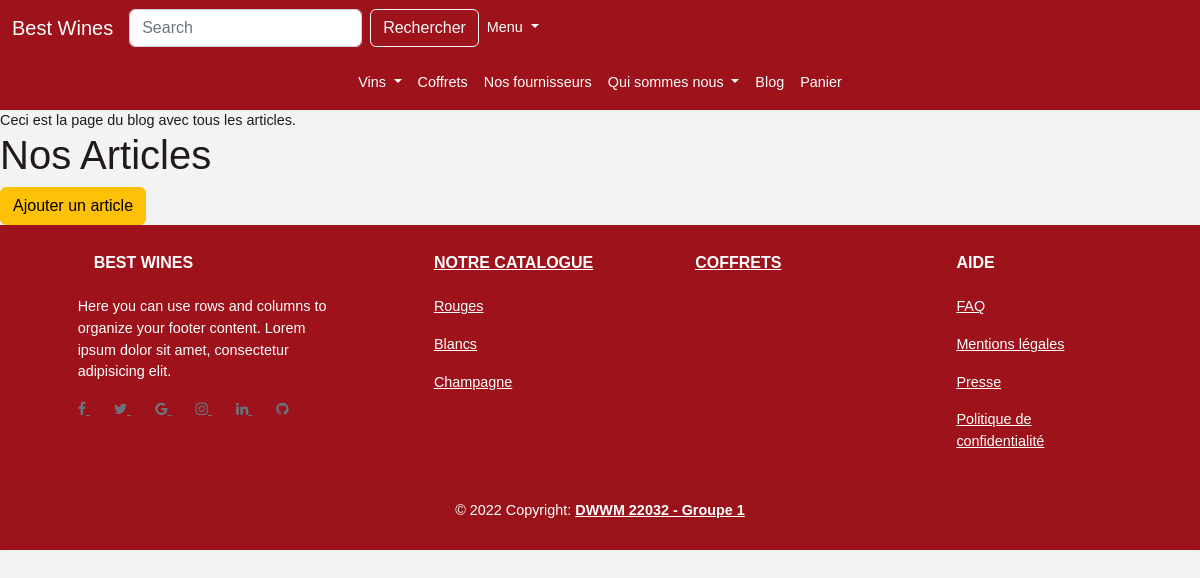
/blog, run on an earlier commit of the app's database.
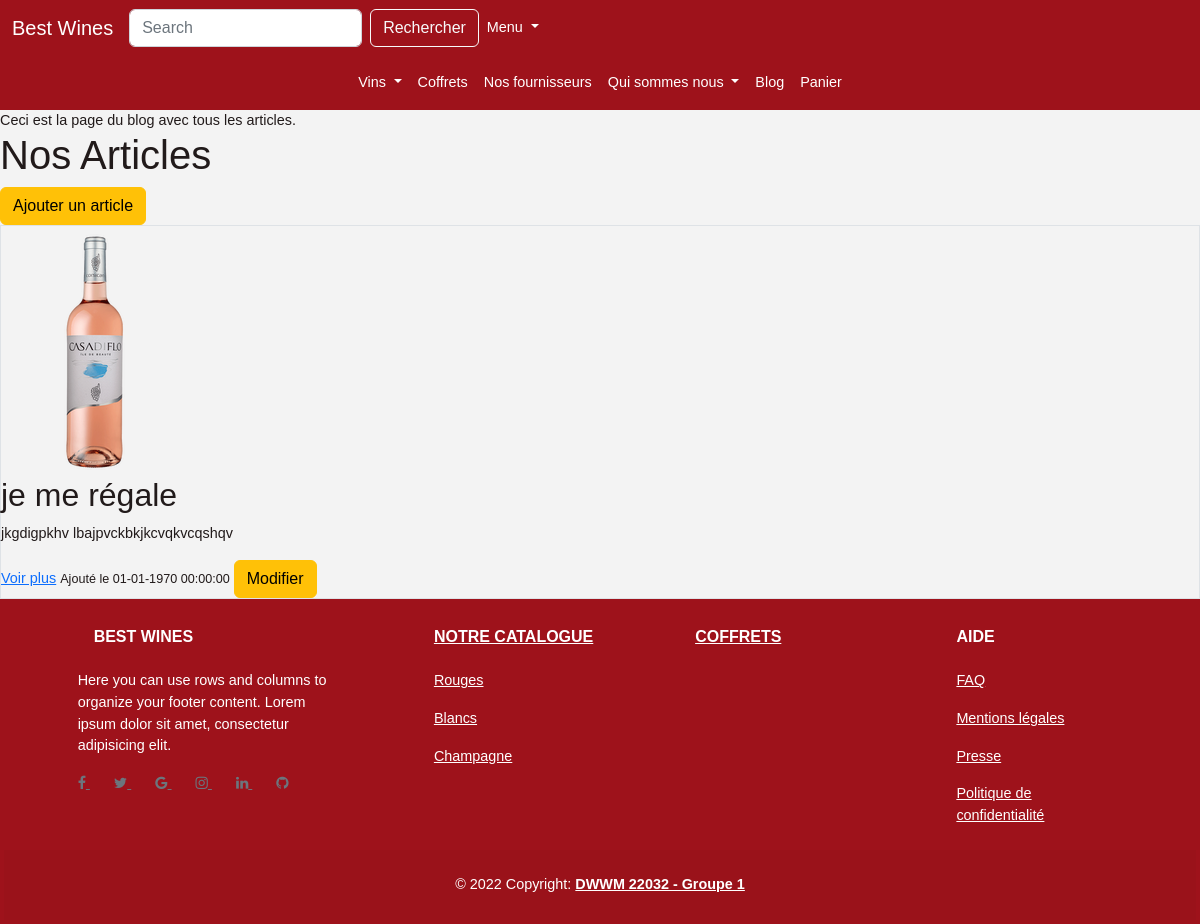
And on a later commit of the database.
### tables this page shows
CREATE TABLE `article` (
  `id` int(11) NOT NULL,
  `title` varchar(255) NOT NULL,
  `content` text NOT NULL,
  `date` datetime DEFAULT NULL,
  `id_user` int(11) DEFAULT NULL,
  `photo_article` varchar(255) DEFAULT NULL
);

### core/Controller.php (called while the page is built, shortened)
<?php
abstract class Controller
{
    public function renderView(string $view_name, array $params = []): void
    {
        extract($params);
        require_once "src/views/$view_name.php";
        require_once 'src/views/layout.php';
    }
}

### src/controllers/BlogController.php (called while the page is built, shortened)
<?php
class BlogController extends Controller
{
    public function showArticle()
    {
        $article = new Article;
        $articles = $article->findAll();
        $this->renderView('blog/index', compact('articles'));
    }
}

### core/Router.php (called while the page is built, shortened)
<?php
class Router
{
    private static array $routes = [];
    public static function register(string $request, string $action) : void
    {
        self::$routes[$request] = $action;
    }
    public static function resolve(string $request_uri) : void
    {
        $request_uri = explode("?", $request_uri)[0];
        [$controller_name , $action_name] = explode('::', self::$routes[$request_uri]);
        $instance = new $controller_name();
        call_user_func_array([$instance, $action_name], []);
    }
}

### index.php (called while the page is built, shortened)
<?php
$request_uri = str_replace(BASE_DIR, '', $_SERVER['REQUEST_URI']);
try {
    Router::resolve($request_uri);
}catch (Exception $e)
{
    echo $e->getMessage();
}

### core/Database.php (called while the page is built, shortened)
<?php
class Database
{
    private static \PDO|null $instance = null;
    public static function getPdo(): \PDO
    {
        if (self::$instance == null){
            try {
                self::$instance = new \PDO(
                    "mysql:host=".$_ENV['DATABASE_HOST'].";dbname=".$_ENV['DATABASE_NAME'],
                    $_ENV['DATABASE_USERNAME'],
                    $_ENV['DATABASE_PASSWORD'],
                    [
                        \PDO::ATTR_ERRMODE => \PDO::ERRMODE_EXCEPTION,
                        \PDO::ATTR_DEFAULT_FETCH_MODE => \PDO::FETCH_ASSOC
                    ]
                );
            }catch (\PDOException $exception){
                echo $exception->getMessage();
                die;
            }
        }
        return  self::$instance;
    }
}

### core/Model.php (called while the page is built, shortened)
<?php
abstract class Model
{
    protected \PDO $pdo;
    protected string $table_name;
    public function __construct()
    {
        $this->pdo = Database::getPdo();
    }
    public function findAll(): array
    {
        $stmt = $this->pdo->prepare(
            "SELECT * FROM {$this->table_name}"
        );
        $stmt->setFetchMode(\PDO::FETCH_ASSOC);
        $stmt->execute();
        return $stmt->fetchAll();
    }
}

### src/views/blog/index.php (the view, shortened to what this page needs)
<div>Ceci est la page du blog avec tous les articles.</div>
<h1>Nos Articles</h1>
<a href="<?= BASE_DIR ?>/blog/insert" class="btn btn-warning">Ajouter un article</a>
<?php foreach ($articles as $article) : ?>
    <div class="border">
        <div class="col-md-4">
            <img src="uploads/blog/<?= $article['photo_article']; ?>" alt="" class="img-fluid rounded-start">
        </div>
        <h2><?= $article['title'] ?></h2>
        <div><?= substr($article['content'], 0, 300) ?></div>
        <a href="<?= BASE_DIR ?>/blog/details?id=<?= $article['id'] ?>">Voir plus</a>
        <small>Ajouté le <?= date('d-m-Y H:i:s', strtotime($article['date'])) ?></small>
        <a href="<?= BASE_DIR ?>/blog/edit?id=<?= $article['id'] ?>" class="btn btn-warning">Modifier</a>
    </div>
<?php endforeach ?>

What changed in the data, as far as the page shows it:
added article: photo_article (picture), title "je me régale", content "jkgdigpkhv lbajpvckbkjkcvqkvcqshqv", date "01-01-1970 00:00:00"
